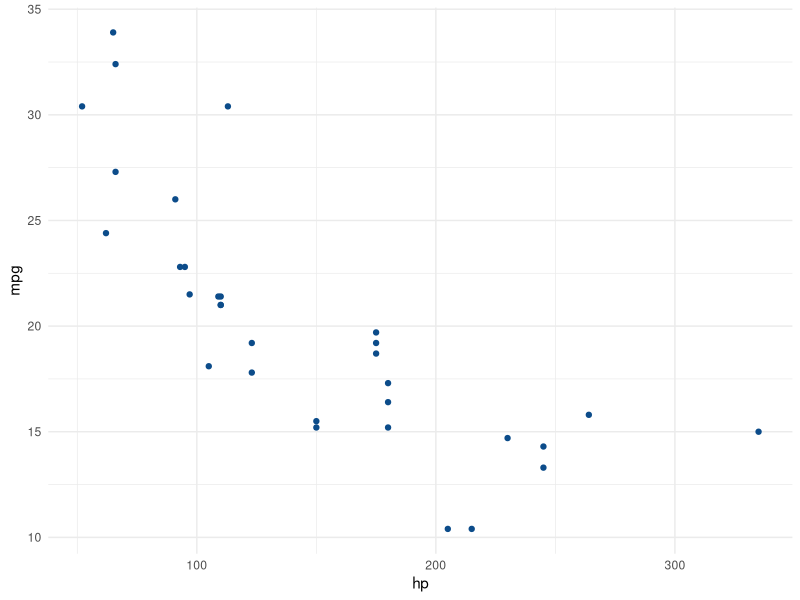
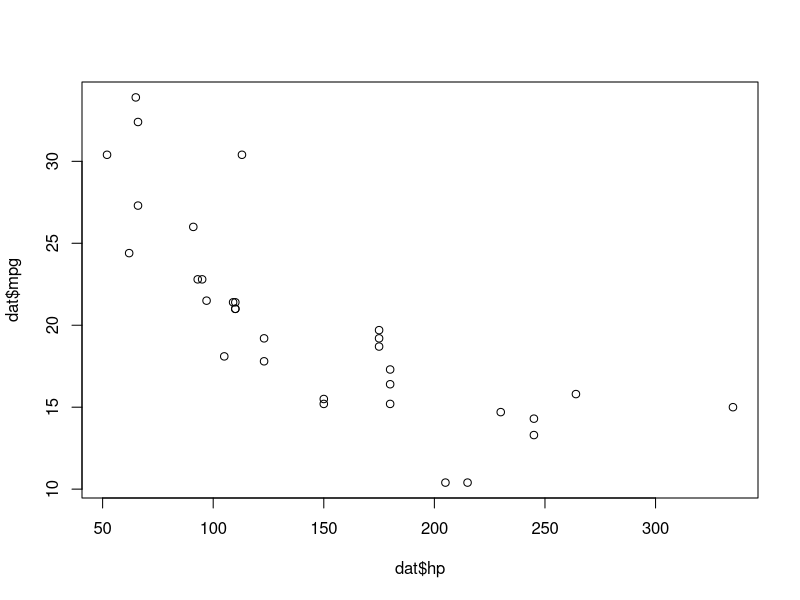
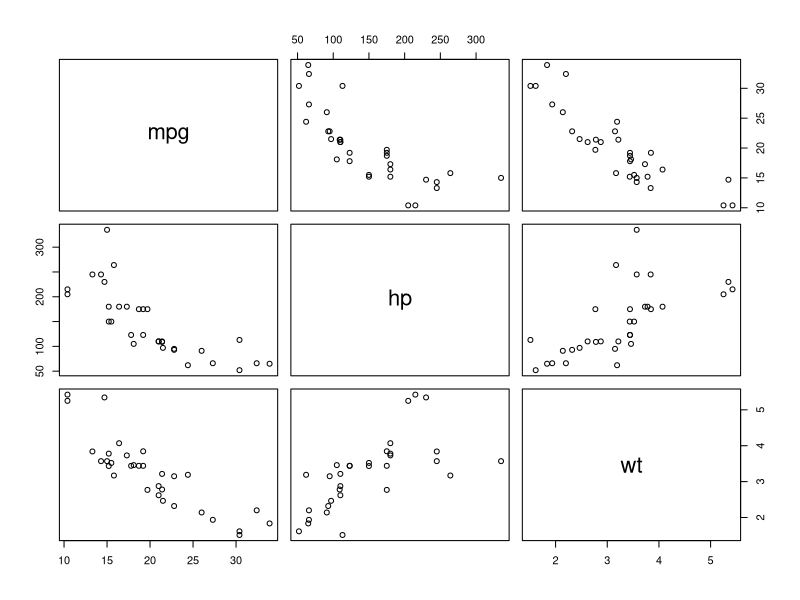
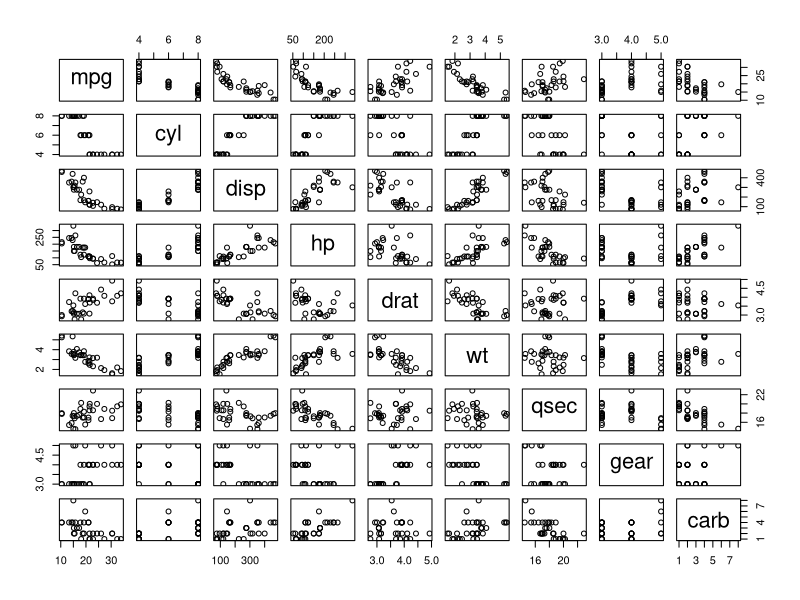
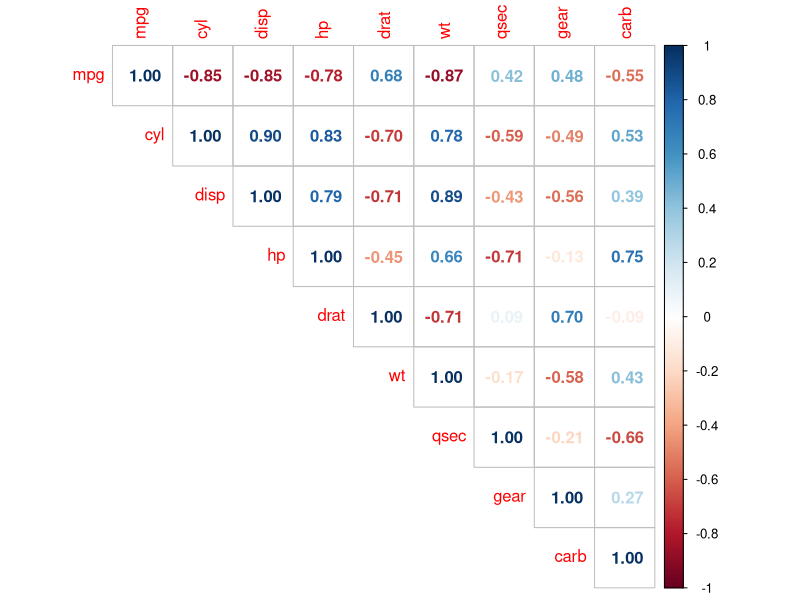
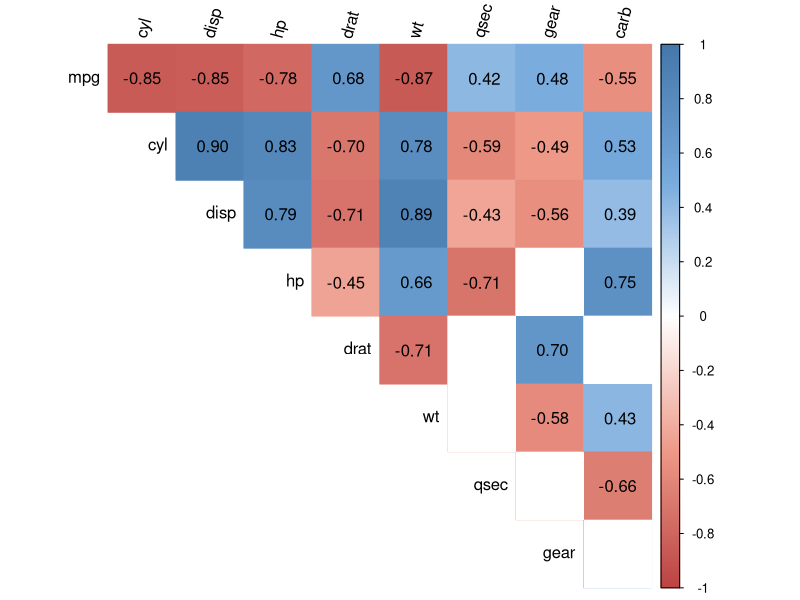
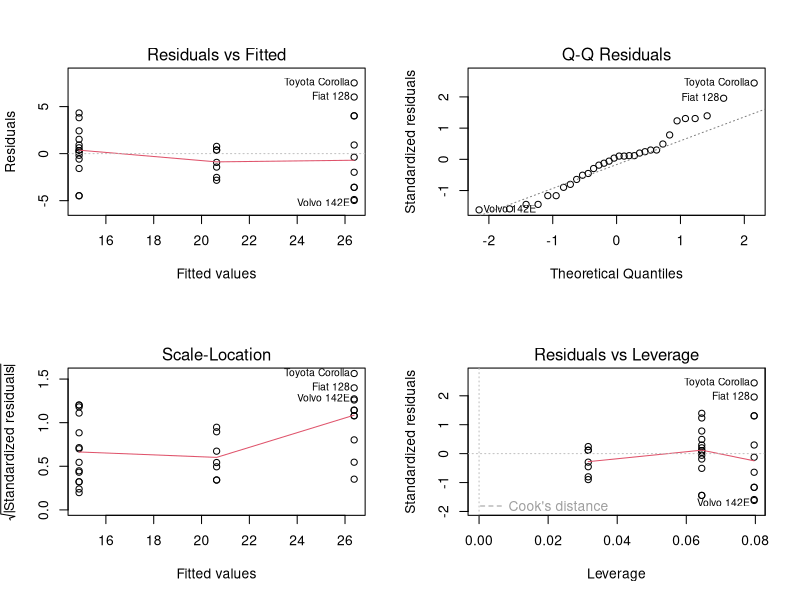
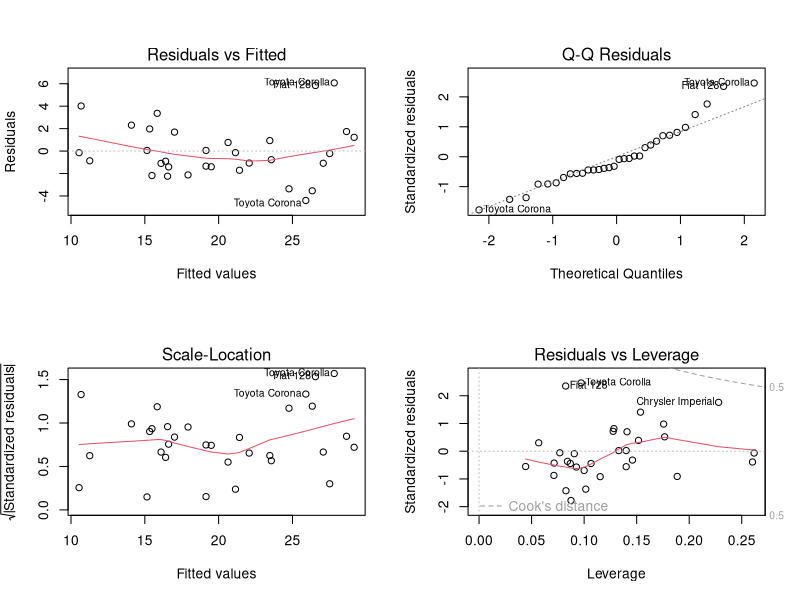

Generate these figures, in order, with R:
## ---- chunk 1
library(ggplot2)
library(dplyr)
library(broom)
library(ggpubr)

## ---- chunk 2
# display first 5 observations
head(mtcars, 5)

## ---- chunk 3
# remove vs and am variables
library(tidyverse)
dat <- mtcars %>%
  select(-vs, -am)

# display 5 first obs. of new dataset
head(dat, 5)

## ---- chunk 4
# Pearson correlation between 2 variables
cor(dat$hp, dat$mpg)
## ---- chunk 5
# Spearman correlation between 2 variables
cor(dat$hp, dat$mpg,
  method = "spearman"
)
## ---- chunk 6
# correlation for all variables
round(cor(dat),
  digits = 2 # rounded to 2 decimals
)
## ---- chunk 7
ggplot(dat) +
  aes(x = hp, y = mpg) +
  geom_point(colour = "#0c4c8a") +
  theme_minimal()
## ---- chunk 8
plot(dat$hp, dat$mpg)
## ---- chunk 9
# multiple scatterplots
pairs(dat[, c(1, 4, 6)])

plot(dat)
## ---- chunk 10
# improved correlation matrix
library(corrplot)

corrplot(cor(dat),
  method = "number",
  type = "upper" # show only upper side
)
## ---- chunk 11
# Pearson correlation test
test <- cor.test(dat$drat, dat$qsec)
test
## ---- chunk 12
# correlation tests for whole dataset
library(Hmisc)
res <- rcorr(as.matrix(dat)) # rcorr() accepts matrices only
round(res$P, 3)
## ---- chunk 13
corrplot2 <- function(data,
                      method = "pearson",
                      sig.level = 0.05,
                      order = "original",
                      diag = FALSE,
                      type = "upper",
                      tl.srt = 90,
                      number.font = 1,
                      number.cex = 1,
                      mar = c(0, 0, 0, 0)) {
  library(corrplot)
  data_incomplete <- data
  data <- data[complete.cases(data), ]
  mat <- cor(data, method = method)
  cor.mtest <- function(mat, method) {
    mat <- as.matrix(mat)
    n <- ncol(mat)
    p.mat <- matrix(NA, n, n)
    diag(p.mat) <- 0
    for (i in 1:(n - 1)) {
      for (j in (i + 1):n) {
        tmp <- cor.test(mat[, i], mat[, j], method = method)
        p.mat[i, j] <- p.mat[j, i] <- tmp$p.value
      }
    }
    colnames(p.mat) <- rownames(p.mat) <- colnames(mat)
    p.mat
  }
  p.mat <- cor.mtest(data, method = method)
  col <- colorRampPalette(c("#BB4444", "#EE9988", "#FFFFFF", "#77AADD", "#4477AA"))
  corrplot(mat,
    method = "color", col = col(200), number.font = number.font,
    mar = mar, number.cex = number.cex,
    type = type, order = order,
    addCoef.col = "black", # add correlation coefficient
    tl.col = "black", tl.srt = tl.srt, # rotation of text labels
    # combine with significance level
    p.mat = p.mat, sig.level = sig.level, insig = "blank",
    # hide correlation coefficiens on the diagonal
    diag = diag
  )
}

corrplot2(
  data = dat,
  method = "pearson",
  sig.level = 0.05,
  order = "original",
  diag = FALSE,
  type = "upper",
  tl.srt = 75
)
## ---- chunk 14
m1<-lm(mpg~cyl,data=mtcars)
summary(m1)

## ---- chunk 15
par(mfrow=c(2,2))
plot(m1)
## ---- chunk 16
anova(m1)
## ---- chunk 17
m2 <- lm(mpg ~ cyl + disp + wt, data=mtcars)
summary(m2)

par(mfrow=c(2,2))
plot(m2)
## ---- chunk 18
anova(m2)
